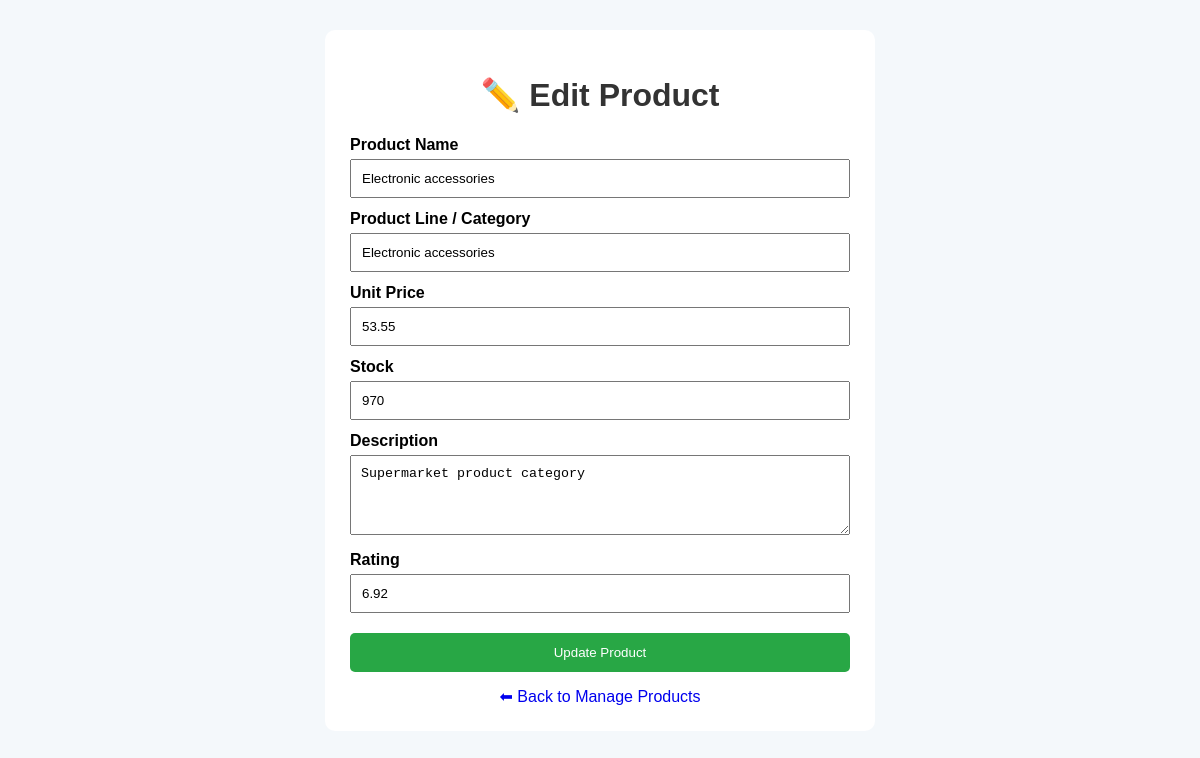
The page /admin/products/edit/1 (signed in) on the database its author committed.
### tables this page shows
CREATE TABLE products (
    product_id INTEGER PRIMARY KEY AUTOINCREMENT,
    product_name TEXT NOT NULL,
    product_line TEXT NOT NULL,
    unit_price REAL NOT NULL,
    stock INTEGER DEFAULT 0,
    description TEXT,
    rating REAL DEFAULT 0
);

### app.py (the view, shortened to what this page needs)
@app.route("/admin/products/edit/<int:product_id>", methods=["GET", "POST"])
def admin_edit_product(product_id):
    if "admin_id" not in session:
        return redirect(url_for("admin_login"))
    connection = get_database_connection()
    product = connection.execute("""
        SELECT *
        FROM products
        WHERE product_id = ?
    """, (product_id,)).fetchone()
    if product is None:
        connection.close()
        return "Product not found", 404
    connection.close()
    return render_template(
        "admin_edit_product.html",
        product=product
    )

### app.py (called while the page is built)
def get_database_connection():
    connection = sqlite3.connect("database/supermarket.db")
    connection.row_factory = sqlite3.Row
    return connection

### templates/admin_edit_product.html (shortened to what this page needs)
<!DOCTYPE html>
<html>
<head>
</head>
<body>
<div class="container">
    <h1>✏️ Edit Product</h1>
    <form method="POST">
        <label>Product Name</label>
        <input
            type="text"
            name="product_name"
            value="{{ product['product_name'] }}"
            required
        >
        <label>Product Line / Category</label>
        <input
            type="text"
            name="product_line"
            value="{{ product['product_line'] }}"
            required
        >
        <label>Unit Price</label>
        <input
            type="number"
            name="unit_price"
            step="0.01"
            min="0"
            value="{{ product['unit_price'] }}"
            required
        >
        <label>Stock</label>
        <input
            type="number"
            name="stock"
            min="0"
            value="{{ product['stock'] }}"
            required
        >
        <label>Description</label>
        <textarea name="description">{{ product['description'] }}</textarea>
        <label>Rating</label>
        <input
            type="number"
            name="rating"
            step="0.1"
            min="0"
            max="10"
            value="{{ product['rating'] }}"
        >
        <button type="submit">Update Product</button>
    </form>
    <a href="/admin/products" class="back">
        ⬅ Back to Manage Products
    </a>
</div>
</body>
</html>

### templates/admin_edit_product.html (style rules this page uses)
body { font-family: Arial, sans-serif; background-color: #f4f8fb; margin: 0; padding: 30px; }
.container { width: 500px; margin: auto; background-color: white; padding: 25px; border-radius: 10px; }
h1 { text-align: center; color: #333; }
label { display: block; margin-top: 12px; font-weight: bold; }
input, textarea { width: 100%; padding: 10px; margin-top: 5px; box-sizing: border-box; }
textarea { height: 80px; }
button { width: 100%; padding: 12px; margin-top: 20px; background-color: #28a745; color: white; border: none; border-radius: 5px; cursor: pointer; }
.back { display: block; text-align: center; margin-top: 15px; text-decoration: none; }

### rows shown on the page
products: product_name "Electronic accessories", product_line "Electronic accessories", unit_price "53.55", stock "970", description "Supermarket product category", rating "6.92"
